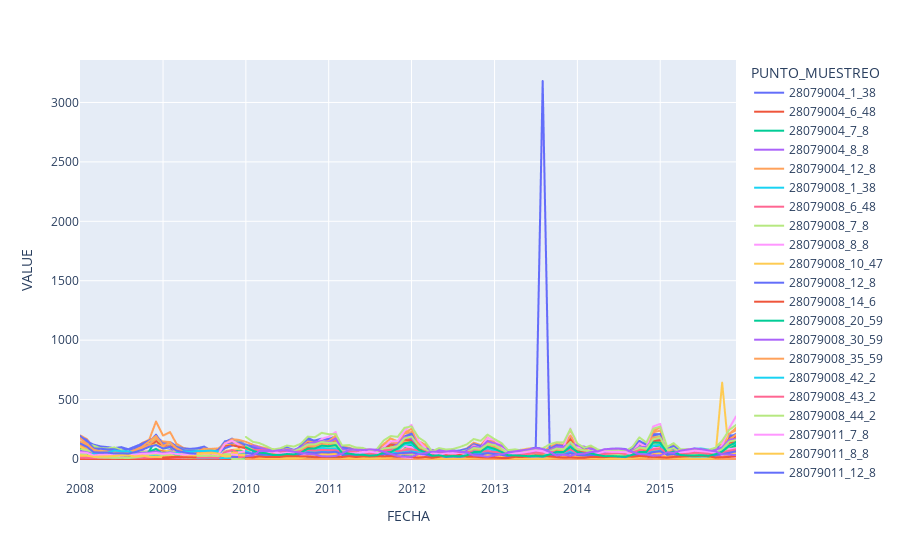

Write notebook code for a chart like this one.
### Code cell
px.line(df, x='FECHA', y='VALUE', color='PUNTO_MUESTREO')
